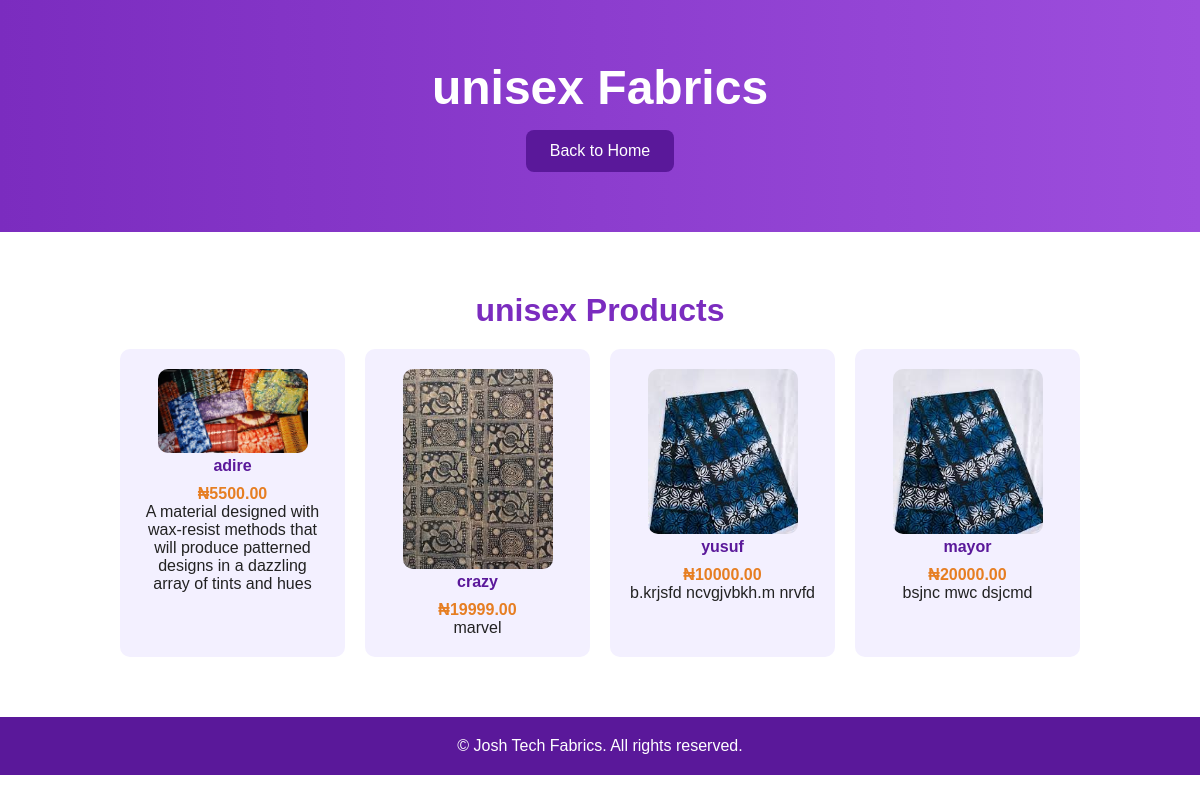
Page /category/1/ on the committed database.
### store/models.py (models this page shows, shortened)
class Category(models.Model):
    name = models.CharField(max_length=100)
    slug = models.SlugField(unique=True)

class Product(models.Model):
    name = models.CharField(max_length=200)
    description = models.TextField()
    price = models.DecimalField(max_digits=10, decimal_places=2)
    category = models.ForeignKey(Category, on_delete=models.CASCADE)
    image = models.ImageField(upload_to='products/')
    is_available = models.BooleanField(default=True)
    created_at = models.DateTimeField(auto_now_add=True)

### store/views.py (the view)
# urls.py: path('category/<int:category_id>/', views.category_products, name='category_products'),
def category_products(request, category_id):
    category = get_object_or_404(Category, id=category_id)
    products = Product.objects.filter(category=category)
    return render(request, 'store/category_product.html', {
        'category': category,
        'products': products
    })

### store/templates/store/category_product.html (shortened to what this page needs)
{% load static %}
<!DOCTYPE html>
<html>
<head>
    <link rel="stylesheet" href="{% static 'store/css/style.css' %}">
</head>
<body>
    <header class="hero">
        <div class="hero-content">
            <h1>{{ category.name }} Fabrics</h1>
            <a href="{% url 'home' %}" class="btn hero-btn">Back to Home</a>
        </div>
    </header>
    <section>
        <h2 class="section-title">{{ category.name }} Products</h2>
        <div class="fabrics-grid">
            {% for product in products %}
                <div class="fabric-box">
                    <img src="{{ product.image.url }}" alt="{{ product.name }}" width="150" style="border-radius:10px;">
                    <h4>{{ product.name }}</h4>
                    <p style="font-weight:bold; color:#e67e22;">₦{{ product.price }}</p>
                    <p>{{ product.description }}</p>
                </div>
            {% empty %}
                <p>No products in this category yet.</p>
            {% endfor %}
        </div>
    </section>
    <footer>
        &copy; {{ now|date:"Y" }} Josh Tech Fabrics. All rights reserved.
    </footer>
</body>
</html>

### store/static/store/css/style.css (style rules this page uses)
* { margin: 0; padding: 0; box-sizing: border-box; font-family: "Poppins", sans-serif; }
body { background-color: #fff; color: #222; scroll-behavior: smooth; }
header { background: linear-gradient(to right, #7b2cbf, #9d4edd); color: #fff; padding: 60px 20px; text-align: center; }
header h1 { font-size: 3rem; }
section { padding: 60px 20px; max-width: 1000px; margin: auto; }
.section-title { font-size: 2rem; margin-bottom: 20px; color: #7b2cbf; text-align: center; }
.fabrics-grid { display: grid; grid-template-columns: repeat(auto-fit, minmax(200px, 1fr)); gap: 20px; }
.fabric-box { padding: 20px; background: #f3f0ff; border-radius: 10px; text-align: center; transition: transform 0.3s ease; }
.fabric-box h4 { margin-bottom: 10px; color: #5a189a; }
footer { background-color: #5a189a; color: white; padding: 20px; text-align: center; }
.btn { display: inline-block; margin-top: 15px; padding: 12px 24px; background: #5a189a; color: white; text-decoration: none; border-radius: 8px; transition: background 0.3s ease; }

### rows in the picture
Category: name "unisex"
Product: image (picture), name "adire", price "5500.00", description "A material designed with wax-resist methods that will produce patterned designs in a dazzling array of tints and hues"
Product: image (picture), name "crazy", price "19999.00", description "marvel"
Product: image (picture), name "yusuf", price "10000.00", description "b.krjsfd ncvgjvbkh.m nrvfd"
Product: image (picture), name "mayor", price "20000.00", description "bsjnc mwc dsjcmd"
